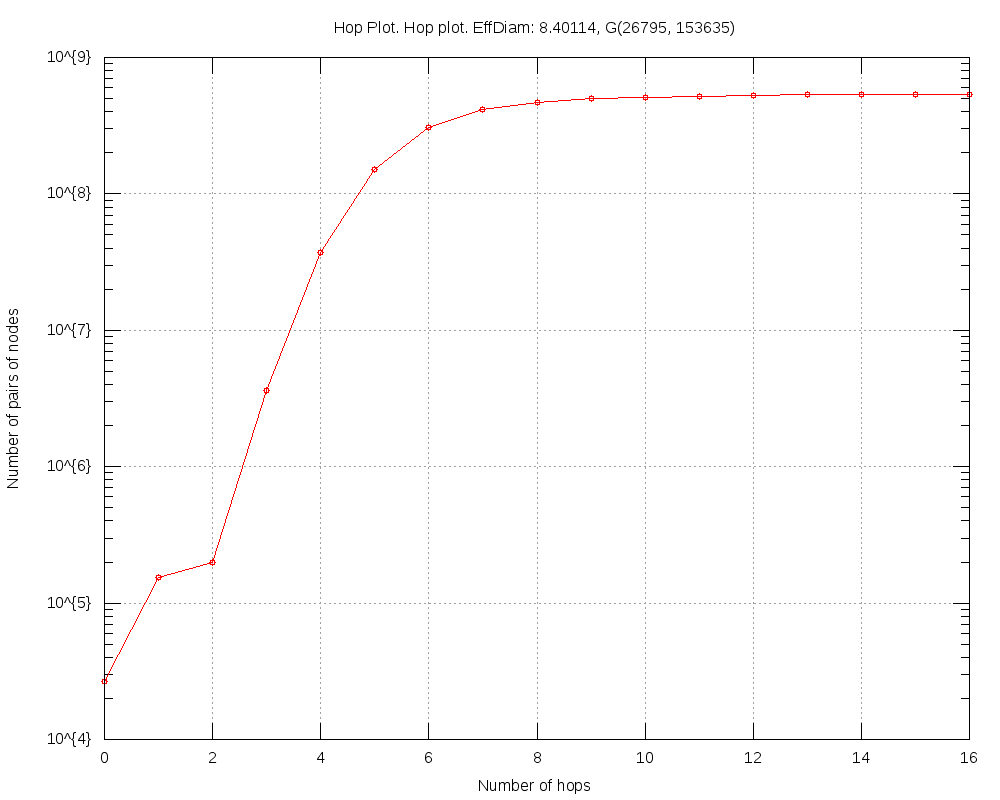

Write the gnuplot code that produced this figure.
#
# Hop Plot. Hop plot. EffDiam: 8.40114, G(26795, 153635) (Sun Apr 27 20:54:43 2014)
#

set title "Hop Plot. Hop plot. EffDiam: 8.40114, G(26795, 153635)"
set key bottom right
set logscale y 10
set format y "10^{%L}"
set mytics 10
set grid
set xlabel "Number of hops"
set ylabel "Number of pairs of nodes"
set tics scale 2
set terminal png size 1000,800
set output 'hop.TwitterRW1.50.png'
plot 	"hop.TwitterRW1.50.tab" using 1:2 title "" with linespoints pt 6
